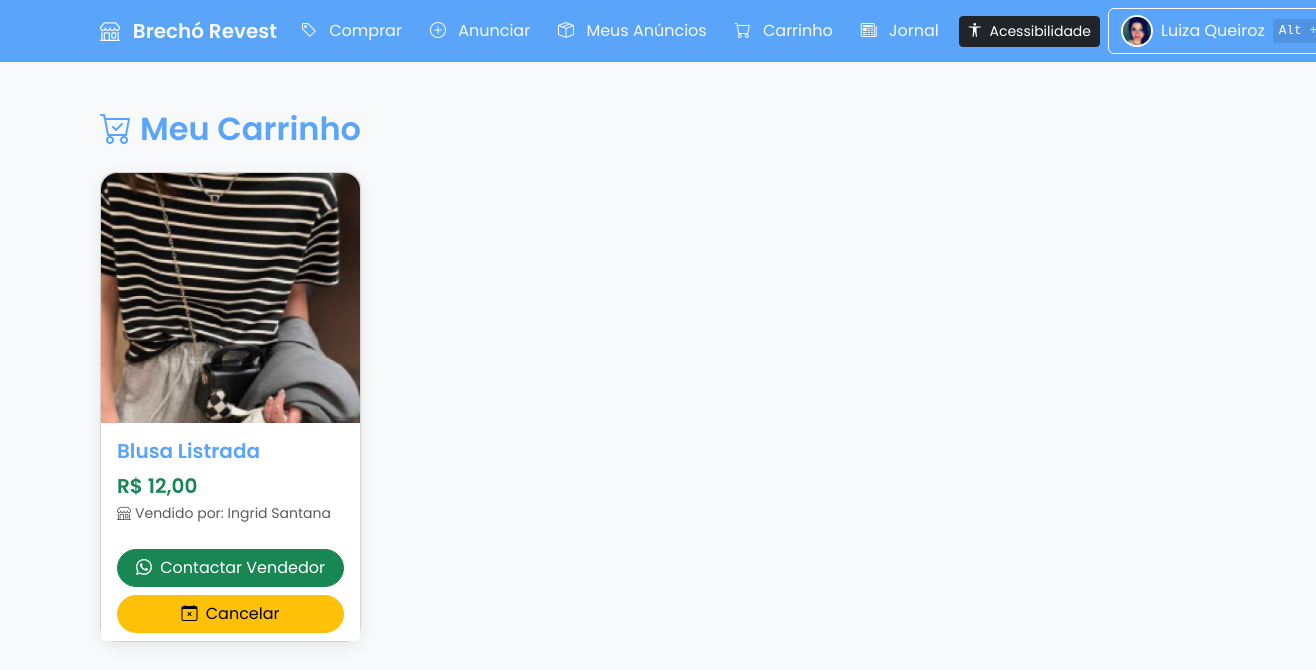
Before: /minhas_reservas.php (signed in) with the older database file.
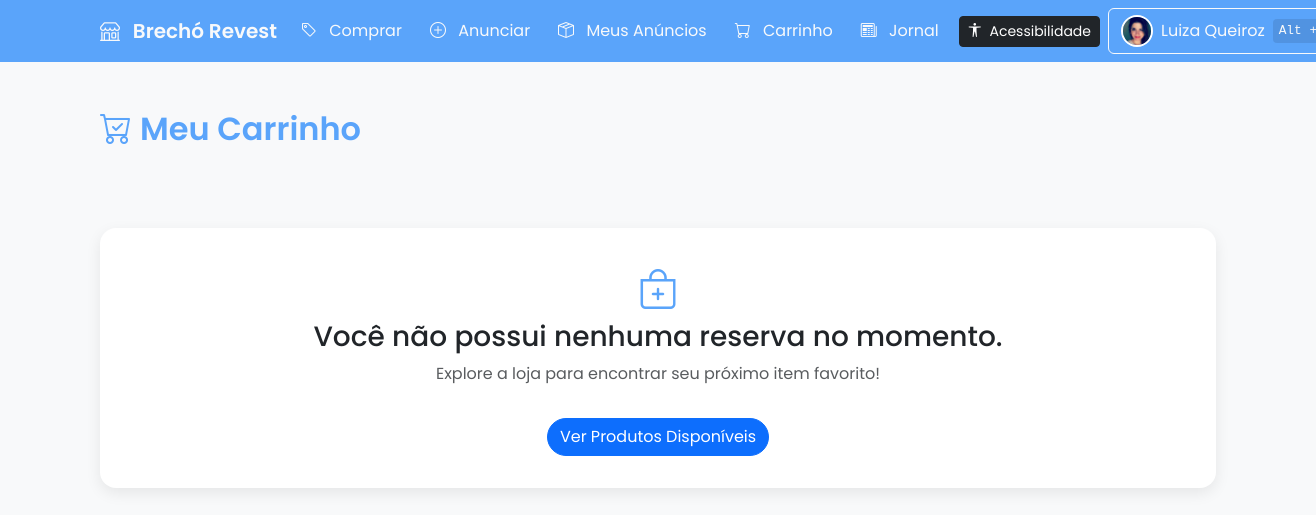
After: the same page with the newer database file.
### tables this page shows
CREATE TABLE `produtos` (
  `id` int(11) NOT NULL,
  `nome` varchar(255) NOT NULL,
  `descricao` text DEFAULT NULL,
  `preco` decimal(10,2) DEFAULT NULL,
  `imagem` text DEFAULT NULL,
  `data_cadastro` timestamp NOT NULL DEFAULT current_timestamp(),
  `tamanho` varchar(50) DEFAULT NULL,
  `telefone` varchar(50) DEFAULT NULL,
  `pagamento` varchar(255) DEFAULT NULL,
  `usuario_id` int(11) DEFAULT NULL,
  `status_reserva` enum('disponivel','reservado','vendido') NOT NULL DEFAULT 'disponivel',
  `tipo_roupa` varchar(50) DEFAULT NULL,
  `estilo` varchar(50) DEFAULT NULL,
  `cor` varchar(50) DEFAULT NULL,
  `materiais` varchar(255) DEFAULT NULL,
  `bairro` varchar(255) DEFAULT NULL,
  `status` varchar(20) DEFAULT 'disponivel',
  `comprador_id` int(11) DEFAULT NULL
);

CREATE TABLE `usuarios` (
  `id` int(11) NOT NULL,
  `nome` varchar(255) DEFAULT NULL,
  `email` varchar(255) DEFAULT NULL,
  `senha` varchar(255) DEFAULT NULL,
  `tipo` enum('usuario','loja') DEFAULT 'usuario',
  `telefone` varchar(20) DEFAULT NULL,
  `instagram` varchar(255) DEFAULT NULL,
  `facebook` varchar(255) DEFAULT NULL,
  `tiktok` varchar(255) DEFAULT NULL,
  `twitter` varchar(255) DEFAULT NULL,
  `whatsapp` varchar(255) DEFAULT NULL,
  `first_login` tinyint(1) DEFAULT 1,
  `nome_loja` varchar(255) DEFAULT NULL,
  `foto_perfil` varchar(255) DEFAULT NULL,
  `cep` varchar(10) DEFAULT NULL,
  `rua` varchar(255) DEFAULT NULL,
  `numero` varchar(20) DEFAULT NULL,
  `complemento` varchar(255) DEFAULT NULL,
  `bairro` varchar(255) DEFAULT NULL,
  `cidade` varchar(255) DEFAULT NULL,
  `estado` varchar(50) DEFAULT NULL,
  `reset_token` varchar(255) DEFAULT NULL,
  `reset_token_exp` datetime DEFAULT NULL,
  `reset_code` varchar(10) DEFAULT NULL,
  `reset_code_exp` datetime DEFAULT NULL,
  `senha_seguranca` varchar(255) DEFAULT NULL
);

### public/minhas_reservas.php (called while the page is built)
<?php
include __DIR__ . '/../app/core/conexao.php';
include __DIR__ . '/../app/logic/minhas_reservas.php';
include __DIR__ . '/../app/views/minhas_reservas.php';
?>

### app/logic/minhas_reservas.php (called while the page is built, shortened)
<?php
include __DIR__ . '/../core/conexao.php';
$usuario_id = $_SESSION['usuario']['id'];
$sql = "SELECT
            p.id,
            p.nome,
            p.preco,
            p.imagem,
            p.data_cadastro,
            u.nome AS nome_loja,
            u.id AS usuario_id,
            u.telefone
        FROM
            produtos p
        JOIN
            usuarios u ON p.usuario_id = u.id
        WHERE
            p.comprador_id = ? AND p.status_reserva = 'reservado'";
$stmt = $con->prepare($sql);
$stmt->bind_param("i", $usuario_id);
$stmt->execute();
$resultado = $stmt->get_result();
include __DIR__ . '/../includes/header.php';
?>

### app/views/minhas_reservas.php (the view, shortened to what this page needs)
<!DOCTYPE html>
<html lang="pt-br">
<head>
    <link href="https://cdn.jsdelivr.net/npm/bootstrap@5.3.0/dist/css/bootstrap.min.css" rel="stylesheet">
    <link rel="stylesheet" href="https://cdn.jsdelivr.net/npm/bootstrap-icons@1.10.5/font/bootstrap-icons.css">
</head>
<body>
<main class="container my-5">
    <div class="row">
        <div class="col-md-12">
            <h2 class="mb-4 text-primary" style="font-weight: 600;"><i class="bi bi-cart-check me-2"></i>Meu Carrinho</h2>
            <?php if ($resultado->num_rows > 0): ?>
                <div class="row row-cols-2 row-cols-md-2 row-cols-lg-3 row-cols-xl-4 g-4">
                    <?php while ($produto = $resultado->fetch_assoc()):
                        $imagens = !empty($produto['imagem']) ? unserialize($produto['imagem']) : [];
                        $imagem_preview = (!empty($imagens) && is_array($imagens) && file_exists('uploads/' . $imagens[0])) ? 'uploads/' . $imagens[0] : 'imagens/placeholder.png';
                    ?>
                        <div class="col">
                            <div class="card h-100 rounded-4 card-hover-effect">
                                <a href="ver_produto.php?id=<?= htmlspecialchars($produto['id']) ?>" class="card-link-overlay">Ver produto</a>
                                <img src="<?= htmlspecialchars($imagem_preview) ?>" class="card-img-top" alt="<?= htmlspecialchars($produto['nome']) ?>">
                                <div class="card-body d-flex flex-column justify-content-between">
                                    <div>
                                        <h5 class="card-title text-primary" style="font-weight: 600;"><?= htmlspecialchars($produto['nome']) ?></h5>
                                        <p class="card-text text-success fs-5" style="font-weight: 600;">R$ <?= htmlspecialchars(number_format($produto['preco'], 2, ',', '.')) ?></p>
                                    </div>
                                    <p class="card-text mt-auto">
                                        <small class="text-muted"><i class="bi bi-shop me-1"></i>Vendido por: <?= htmlspecialchars($produto['nome_loja'] ?? 'Loja não informada') ?></small>
                                    </p>
                                </div>
                                <div class="card-footer d-grid gap-2">
                                    <a href="https://wa.me/<?= htmlspecialchars(preg_replace('/[^0-9]/', '', $produto['telefone'])) ?>" target="_blank" class="btn btn-success w-100 rounded-pill">
                                        <i class="bi bi-whatsapp me-1"></i> Contactar Vendedor
                                    </a>
                                    <button type="button" class="btn btn-warning w-100 rounded-pill" data-bs-toggle="modal" data-bs-target="#cancelModal<?= htmlspecialchars($produto['id']) ?>">
                                        <i class="bi bi-calendar-x me-1"></i> Cancelar
                                    </button>
                                </div>
                            </div>
                        </div>
                    <?php endwhile; ?>
                </div>
            <?php else: ?>
                <div class="empty-state">
                    <i class="bi bi-bag-plus fs-1 text-primary mb-3"></i>
                    <h3>Você não possui nenhuma reserva no momento.</h3>
                    <p class="text-muted">Explore a loja para encontrar seu próximo item favorito!</p>
                    <a href="index.php" class="btn btn-primary rounded-pill mt-3">Ver Produtos Disponíveis</a>
                </div>
            <?php endif; ?>
        </div>
    </div>
</main>
</body>
</html>

Changed rows visible on the page:
no longer on this page (row edited): produtos: nome "Blusa Listrada", preco "12,00", usuario.nome "Ingrid Santana"
Other visible differences:
text now shown: "Você não possui nenhuma reserva no momento. Explore a loja para encontrar seu próximo item favorito! Ver Produtos Disponíveis"
